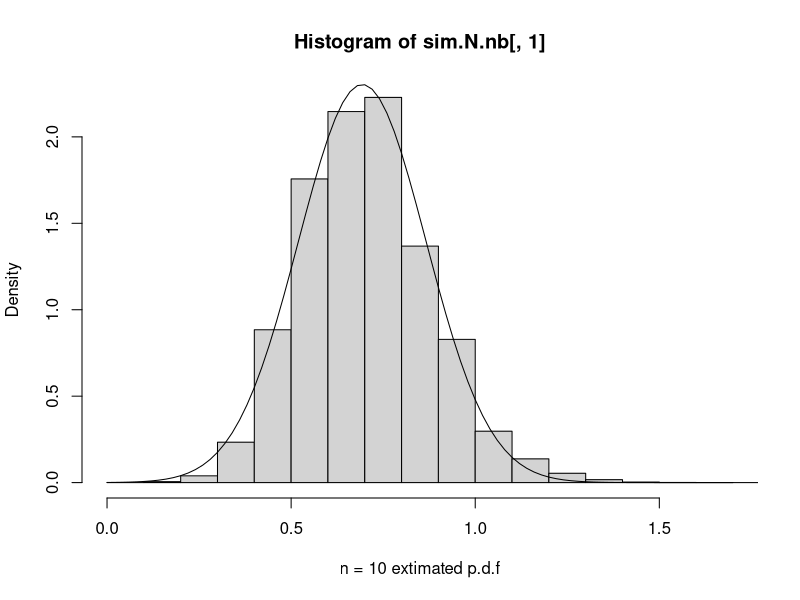
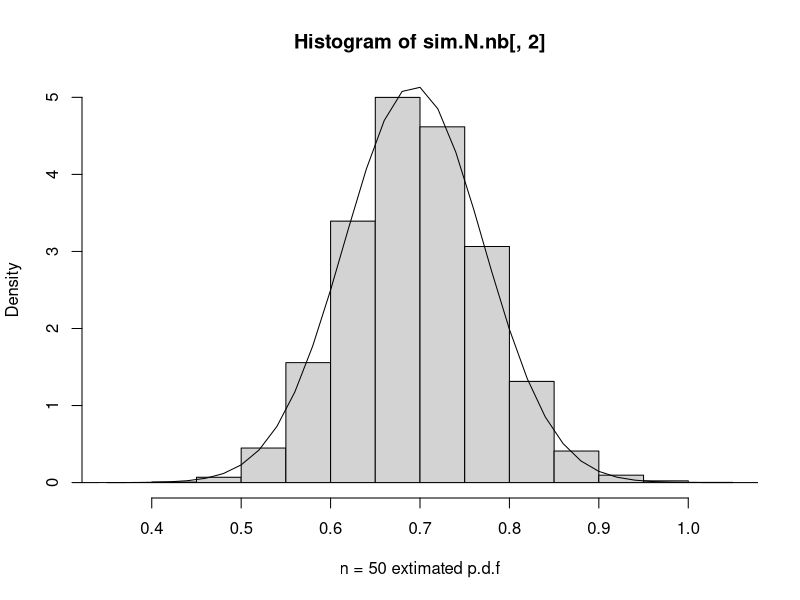

Write R code to recreate these figures, in order.
tau <- function(theta){
    out <- theta/(1-theta)
    out2 <- log(out)
    return(out2)
}
set.seed(29)
N = 1e5
theta0 =2/3
sim.N.nb <-matrix(NA, nrow = N, ncol = 2)
# put the obs.intervals here> 
for(i in 1:N){
    xnegbin10 <- rnbinom(n=10,size=10,prob=theta0)
    xnegbin50 <- rnbinom(n=50,size=10,prob=theta0)
    sim.N.nb[i,1] <- tau(100/(100+sum(xnegbin10)))
    sim.N.nb[i,2] <- tau(500/(500+sum(xnegbin50)))
}
mean10 = mean(sim.N.nb[,1])
mean50 = mean(sim.N.nb[,2])
var10 = var(sim.N.nb[,1])
print(var10)
var50 = var(sim.N.nb[,2]) 
true_mean = (tau(2/3))
true_var10 <- (1/(theta0*(1-theta0)))^2
true_var10 <- true_var10*(theta0^2*(1-theta0))/100
true_var50 <- (1/(theta0*(1-theta0)))^2
true_var50 <- true_var50*(theta0^2*(1-theta0))/500
hist(sim.N.nb[,1], freq = FALSE, breaks=20, xlab = "n = 10 extimated p.d.f")
plot(function(x) dnorm(x, mean = true_mean, sd=sqrt(true_var10)),xlim=c(0,2),add=TRUE,ylim=8)
hist(sim.N.nb[,2], freq = FALSE, breaks=20, xlab = "n = 50 extimated p.d.f")
plot(function(x) dnorm(x, mean = true_mean, sd=sqrt(true_var50)),xlim=c(0,2),add=TRUE,ylim=8)